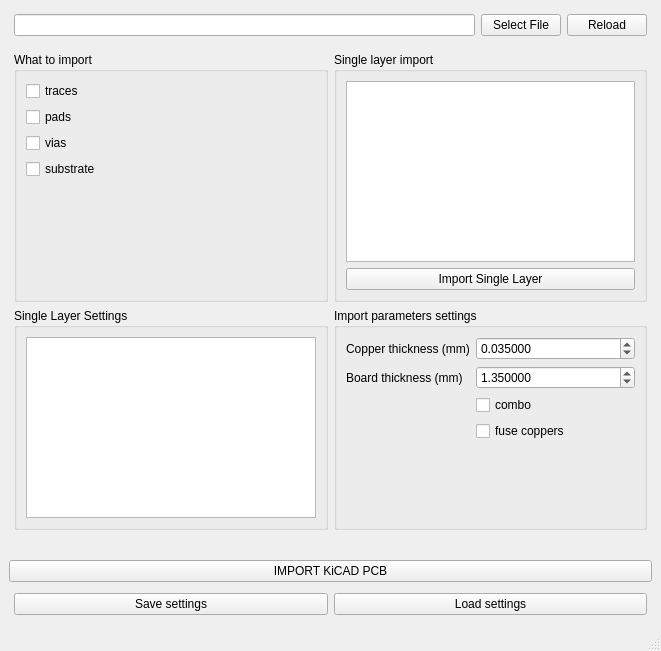
<?xml version="1.0" encoding="UTF-8"?>
<ui version="4.0">
 <class>windowKiCADImporter</class>
 <widget class="QMainWindow" name="windowKiCADImporter">
  <property name="geometry">
   <rect>
    <x>0</x>
    <y>0</y>
    <width>661</width>
    <height>651</height>
   </rect>
  </property>
  <property name="windowTitle">
   <string>KiCAD PCB Importer</string>
  </property>
  <widget class="QWidget" name="centralwidget">
   <layout class="QVBoxLayout" name="verticalLayout_2">
    <item>
     <layout class="QHBoxLayout" name="horizontalLayout">
      <property name="leftMargin">
       <number>5</number>
      </property>
      <property name="topMargin">
       <number>5</number>
      </property>
      <property name="rightMargin">
       <number>5</number>
      </property>
      <property name="bottomMargin">
       <number>5</number>
      </property>
      <item>
       <widget class="QLineEdit" name="inputFileLineEdit">
        <property name="readOnly">
         <bool>true</bool>
        </property>
       </widget>
      </item>
      <item>
       <widget class="QPushButton" name="buttonOpenFile">
        <property name="text">
         <string>Select File</string>
        </property>
       </widget>
      </item>
      <item>
       <widget class="QPushButton" name="buttonRefreshFile">
        <property name="text">
         <string>Reload</string>
        </property>
       </widget>
      </item>
     </layout>
    </item>
    <item>
     <layout class="QGridLayout" name="gridLayout">
      <property name="leftMargin">
       <number>5</number>
      </property>
      <property name="topMargin">
       <number>5</number>
      </property>
      <property name="rightMargin">
       <number>5</number>
      </property>
      <property name="bottomMargin">
       <number>5</number>
      </property>
      <item row="0" column="0">
       <widget class="QGroupBox" name="groupBoxPartList">
        <property name="title">
         <string>What to import</string>
        </property>
        <layout class="QVBoxLayout" name="verticalLayout">
         <item>
          <widget class="QCheckBox" name="checkBoxImportTraces">
           <property name="text">
            <string>traces</string>
           </property>
          </widget>
         </item>
         <item>
          <widget class="QCheckBox" name="checkBoxImportPads">
           <property name="text">
            <string>pads</string>
           </property>
          </widget>
         </item>
         <item>
          <widget class="QCheckBox" name="checkBoxImportVias">
           <property name="text">
            <string>vias</string>
           </property>
          </widget>
         </item>
         <item>
          <widget class="QCheckBox" name="checkBoxImportSubstrate">
           <property name="text">
            <string>substrate</string>
           </property>
          </widget>
         </item>
         <item>
          <spacer name="verticalSpacer_2">
           <property name="orientation">
            <enum>Qt::Vertical</enum>
           </property>
           <property name="sizeHint" stdset="0">
            <size>
             <width>20</width>
             <height>40</height>
            </size>
           </property>
          </spacer>
         </item>
        </layout>
       </widget>
      </item>
      <item row="0" column="1">
       <widget class="QGroupBox" name="groupBoxSingleLayerImport">
        <property name="title">
         <string>Single layer import</string>
        </property>
        <layout class="QVBoxLayout" name="verticalLayout_3">
         <item>
          <widget class="QListWidget" name="layerList"/>
         </item>
         <item>
          <widget class="QPushButton" name="buttonImportSingleLayer">
           <property name="text">
            <string>Import Single Layer</string>
           </property>
          </widget>
         </item>
        </layout>
       </widget>
      </item>
      <item row="1" column="0">
       <widget class="QGroupBox" name="groupBoxSingleLayerSettings">
        <property name="title">
         <string>Single Layer Settings</string>
        </property>
        <layout class="QVBoxLayout" name="verticalLayout_4">
         <item>
          <widget class="QTableView" name="tableSingleLayerSettings"/>
         </item>
        </layout>
       </widget>
      </item>
      <item row="1" column="1">
       <widget class="QGroupBox" name="groupBoxImportSettings">
        <property name="sizePolicy">
         <sizepolicy hsizetype="MinimumExpanding" vsizetype="Preferred">
          <horstretch>0</horstretch>
          <verstretch>0</verstretch>
         </sizepolicy>
        </property>
        <property name="title">
         <string>Import parameters settings</string>
        </property>
        <layout class="QFormLayout" name="formLayout">
         <item row="0" column="0">
          <widget class="QLabel" name="label">
           <property name="text">
            <string>Copper thickness (mm)</string>
           </property>
          </widget>
         </item>
         <item row="1" column="0">
          <widget class="QLabel" name="label_2">
           <property name="text">
            <string>Board thickness (mm)</string>
           </property>
          </widget>
         </item>
         <item row="0" column="1">
          <widget class="QDoubleSpinBox" name="copperThickness">
           <property name="decimals">
            <number>6</number>
           </property>
           <property name="singleStep">
            <double>0.001000000000000</double>
           </property>
           <property name="value">
            <double>0.035000000000000</double>
           </property>
          </widget>
         </item>
         <item row="1" column="1">
          <widget class="QDoubleSpinBox" name="boardThickness">
           <property name="decimals">
            <number>6</number>
           </property>
           <property name="maximum">
            <double>1000000.000000000000000</double>
           </property>
           <property name="singleStep">
            <double>0.001000000000000</double>
           </property>
           <property name="value">
            <double>1.350000000000000</double>
           </property>
          </widget>
         </item>
         <item row="2" column="1">
          <widget class="QCheckBox" name="importSettingsCombo">
           <property name="text">
            <string>combo</string>
           </property>
          </widget>
         </item>
         <item row="3" column="1">
          <widget class="QCheckBox" name="importSettingsFuseCoppers">
           <property name="text">
            <string>fuse coppers</string>
           </property>
          </widget>
         </item>
        </layout>
       </widget>
      </item>
     </layout>
    </item>
    <item>
     <spacer name="verticalSpacer">
      <property name="orientation">
       <enum>Qt::Vertical</enum>
      </property>
      <property name="sizeHint" stdset="0">
       <size>
        <width>20</width>
        <height>40</height>
       </size>
      </property>
     </spacer>
    </item>
    <item>
     <widget class="QPushButton" name="buttonImportPcb">
      <property name="text">
       <string>IMPORT KiCAD PCB</string>
      </property>
     </widget>
    </item>
    <item>
     <layout class="QHBoxLayout" name="horizontalLayout_2">
      <property name="leftMargin">
       <number>5</number>
      </property>
      <property name="topMargin">
       <number>5</number>
      </property>
      <property name="rightMargin">
       <number>5</number>
      </property>
      <property name="bottomMargin">
       <number>5</number>
      </property>
      <item>
       <widget class="QPushButton" name="buttonSaveSettings">
        <property name="text">
         <string>Save settings</string>
        </property>
       </widget>
      </item>
      <item>
       <widget class="QPushButton" name="buttonLoadSettings">
        <property name="text">
         <string>Load settings</string>
        </property>
       </widget>
      </item>
     </layout>
    </item>
   </layout>
  </widget>
  <widget class="QStatusBar" name="statusBar"/>
 </widget>
 <resources/>
 <connections/>
</ui>
